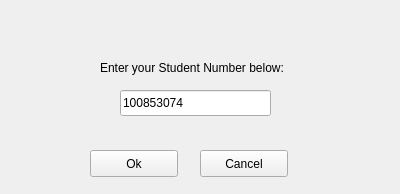
<?xml version="1.0" encoding="UTF-8"?>
<ui version="4.0">
 <class>StudentNumberForm</class>
 <widget class="QWidget" name="StudentNumberForm">
  <property name="geometry">
   <rect>
    <x>0</x>
    <y>0</y>
    <width>400</width>
    <height>194</height>
   </rect>
  </property>
  <property name="windowTitle">
   <string>Student Number Form</string>
  </property>
  <widget class="QLabel" name="label">
   <property name="geometry">
    <rect>
     <x>100</x>
     <y>60</y>
     <width>211</width>
     <height>16</height>
    </rect>
   </property>
   <property name="text">
    <string>Enter your Student Number below:</string>
   </property>
  </widget>
  <widget class="QLineEdit" name="studentNumberTextBox">
   <property name="geometry">
    <rect>
     <x>120</x>
     <y>90</y>
     <width>151</width>
     <height>26</height>
    </rect>
   </property>
   <property name="text">
    <string>100853074</string>
   </property>
  </widget>
  <widget class="QPushButton" name="okButton">
   <property name="geometry">
    <rect>
     <x>90</x>
     <y>150</y>
     <width>88</width>
     <height>27</height>
    </rect>
   </property>
   <property name="text">
    <string>Ok</string>
   </property>
  </widget>
  <widget class="QPushButton" name="cancelButton">
   <property name="geometry">
    <rect>
     <x>200</x>
     <y>150</y>
     <width>88</width>
     <height>27</height>
    </rect>
   </property>
   <property name="text">
    <string>Cancel</string>
   </property>
  </widget>
 </widget>
 <resources/>
 <connections/>
</ui>
